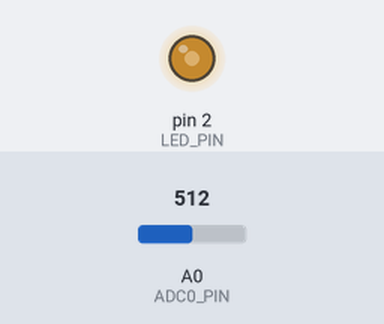
The sketch below on a simulated Arduino Mega 2560, built with avr-gcc and run on an emulated ATmega2560. Parts: output pins drawn as LEDs (lit = HIGH). The inputs (shaded band) are chosen by the test bench; at power-on: A0 (ADC0_PIN) = 512.

Above: at 1.2 s.
1.3 s: A0 (ADC0_PIN) set to 716
At 1.9 s:
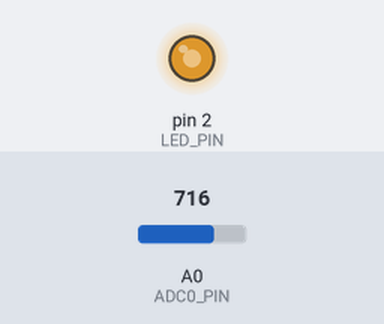
2.8 s: A0 (ADC0_PIN) set to 900
At 4.0 s:
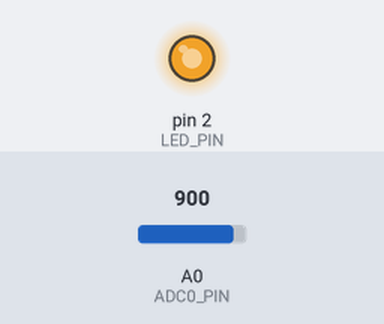
4.3 s: A0 (ADC0_PIN) set to 122
At 5.4 s:
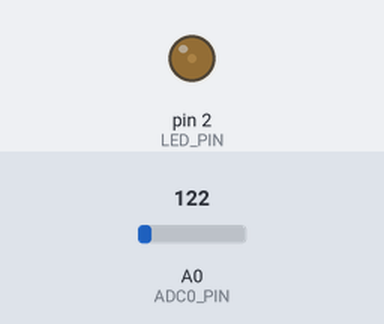
5.8 s: A0 (ADC0_PIN) set to 0
At 6.5 s:
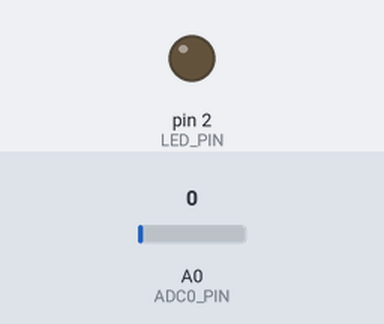
7.3 s: A0 (ADC0_PIN) set to 511
At 7.7 s:
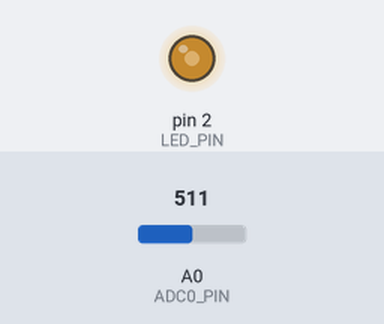
Timing chart, 0 to 9.8 s (numbered marks = the images above; inputs shaded):
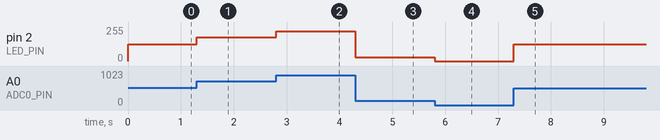

Measured:
- after the input at 1.3 s, pin 2 (LED_PIN): 127/255 → 178/255 at once
- after the input at 2.8 s, pin 2 (LED_PIN): 178/255 → 224/255 at once
- after the input at 4.3 s, pin 2 (LED_PIN): 224/255 → 30/255 at once
- after the input at 5.8 s, pin 2 (LED_PIN): 30/255 → 0/255 at once
- after the input at 7.3 s, pin 2 (LED_PIN): 0/255 → 127/255 at once

The sketch:

102.Fade_knob.ino
```cpp
//**************************************************************//
//  Name    : Fade knob
//  Author  : Jose Luis Figueroa
//  Date    : 22 Feb, 2021
//  Board   : Arduino Mega
//  Version : 1.0
//  Notes   : Use a potentiometer to adjust the brightness of an
//          : LED
//**************************************************************//
//Pins
const uint8_t ADC0_PIN = A0;
const uint8_t LED_PIN = 2;

void setup()
{
    pinMode(LED_PIN, OUTPUT);
}

void loop()
{
    //Read the ADC0
    int val = analogRead(ADC0_PIN);
    //Adjust the ADC digital values (10 bits) to digital output
    //values (8 bits)
    int brightness = map(val, 0, 1023, 0, 255);

    analogWrite(LED_PIN, brightness);

}
```
